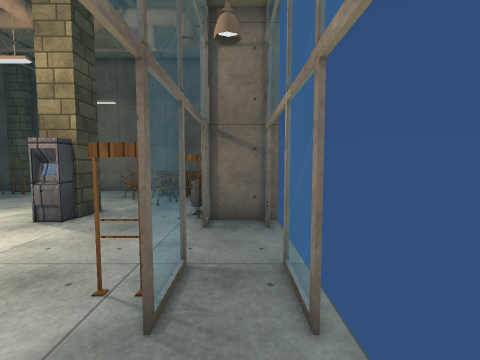
[1] (above)

24 first-person views from a walk through a Unity game level. The camera is 1.5 m above the floor, tilts 4° down and sees 90° across. Doors are open. The floor is counted in squares, 1 m on a side. Each view is taken from the middle of a square. On the plan, view 1 faces up. The plan holds only what a view shows up to about 13 squares ahead; the rest is blank. The place goes on beyond the plan. The player character is not drawn. Some animated figures are left out. Some surface patterns are stand-ins.

[2]
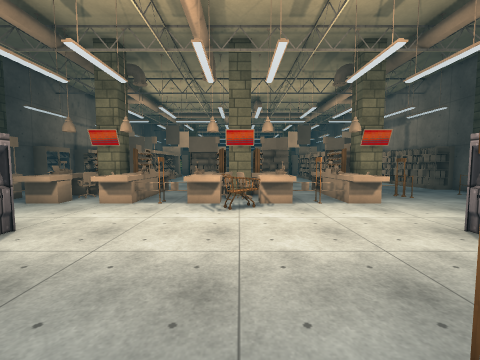

[3]
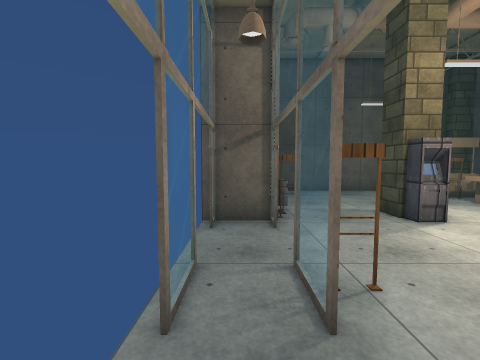

[4]
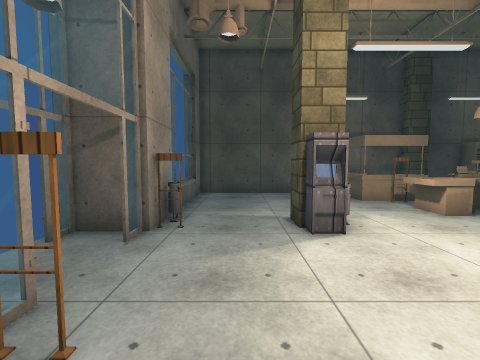

[5]
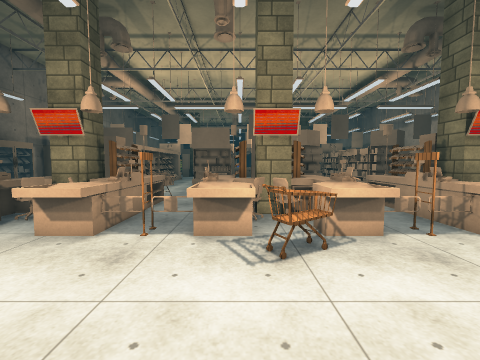

[6]
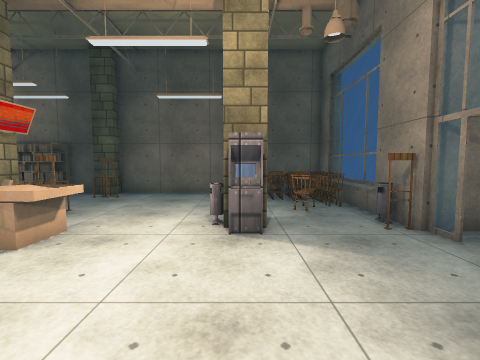

[7]
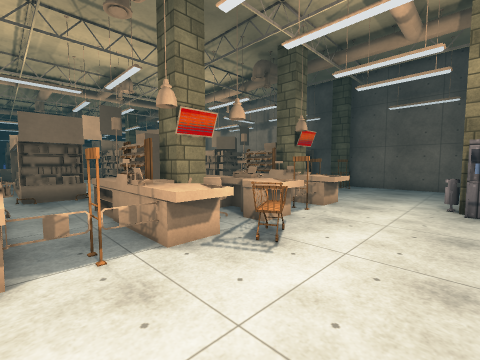

[8]
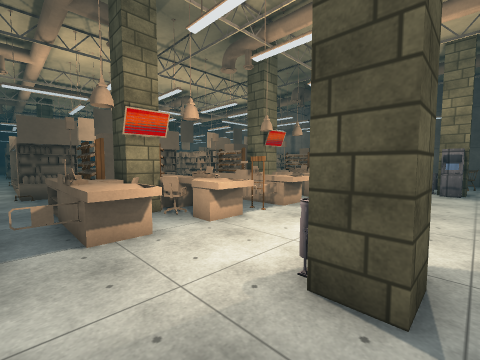

[9]
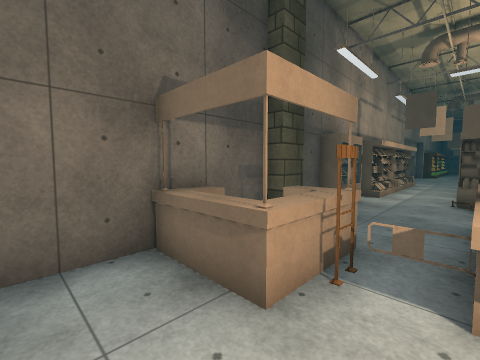

[10]
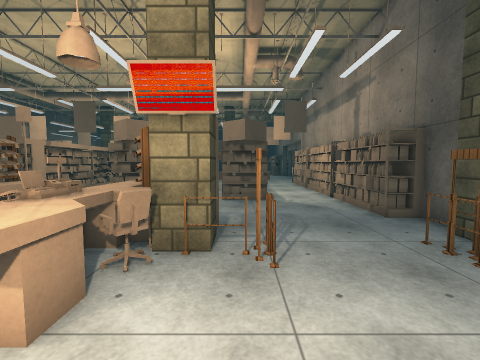

[11]
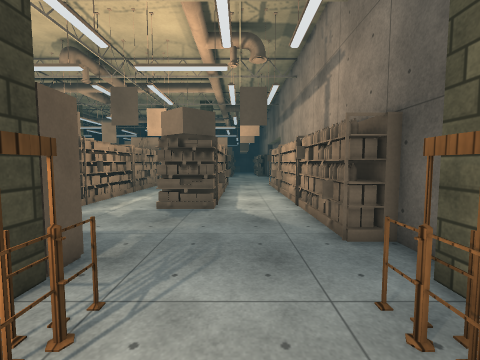

[12]
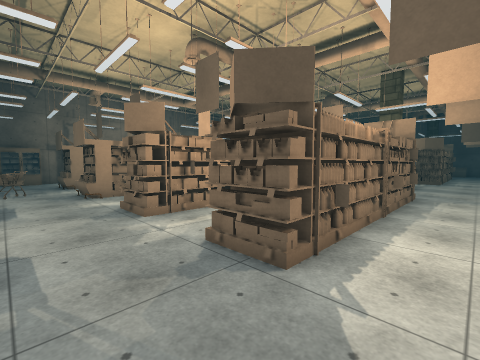

[13]
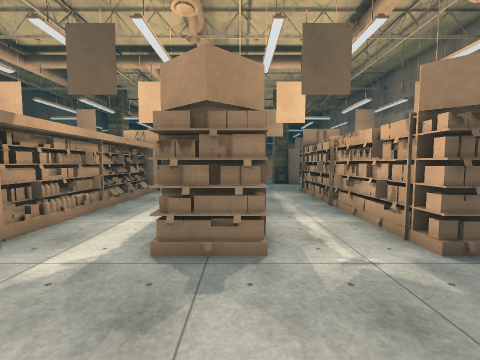

[14]
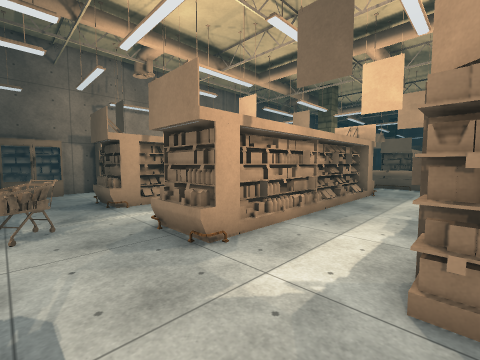

[15]
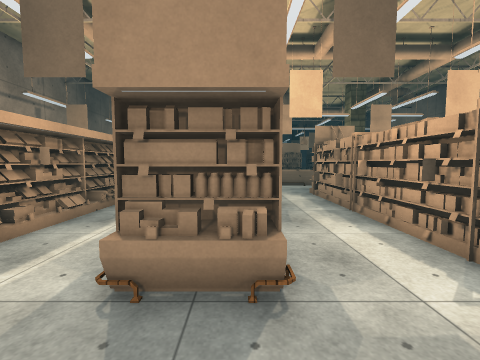

[16]
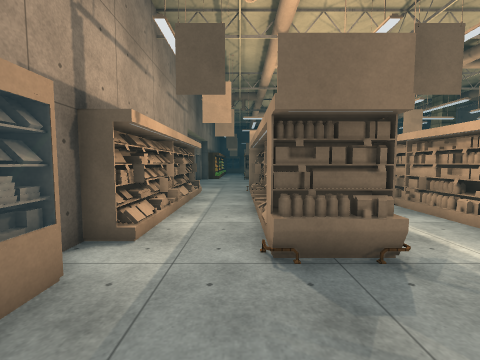

[17]
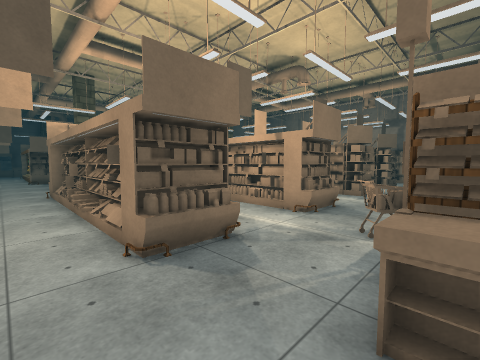

[18]
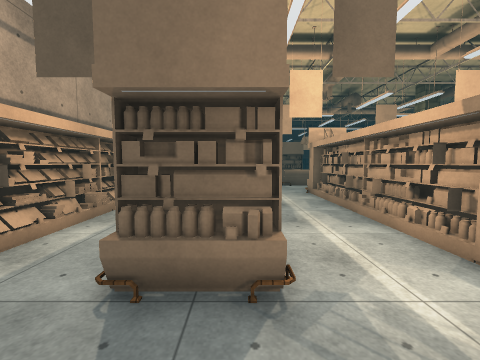

[19]
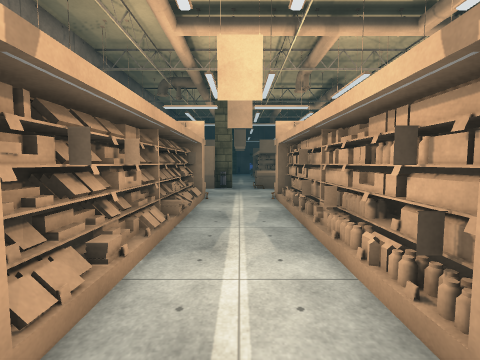

[20]
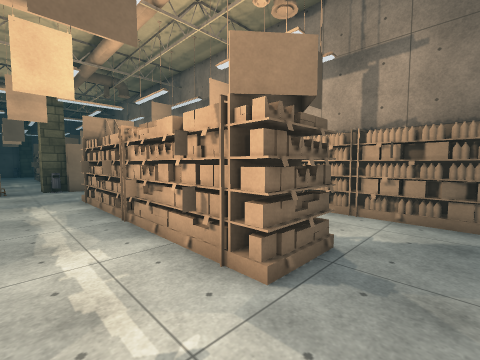

[21]
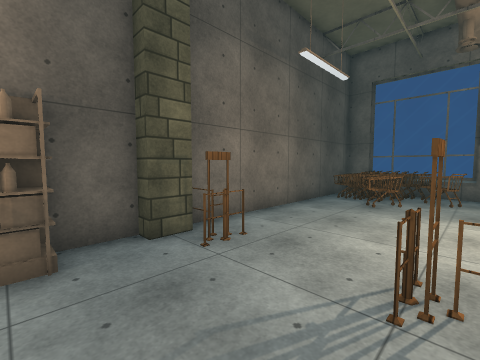

[22]
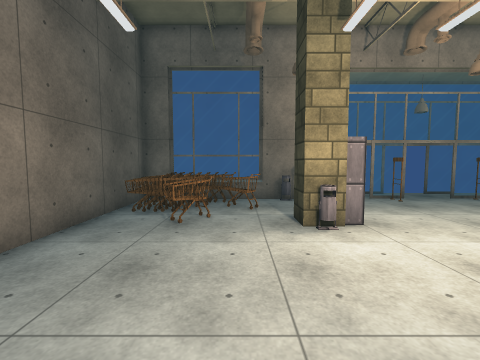

[23]
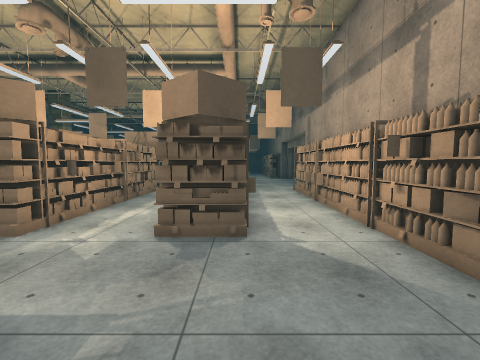

[24]
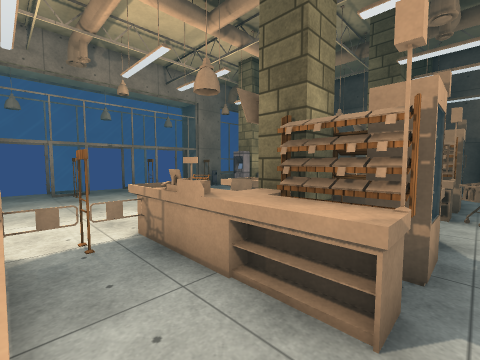

### Floor plan
Key: @ floor where view 1 was taken; # wall or solid block; . floor; D open door; = window, fence, low wall or low ledge; C column; A cart; B bin; M cash machine; S shelf; O other object.
Columns run from 26 left of view 1 to 1 right of it. Each row starts with its distance up from view 1.
 13      OOO#OOOO#C###########
 12  OOOOOOOOOOOO..O......AOO#
 11 .....................AAOO#
 10 .....................AAAA#
  9 OOOOOOOOOO.............AA#
  8 OOOOOOOOOO.....O.......A.#
  7 OOOOOOOOOO...OCO....BC...B
  6 .............SOOOO...M...O##
  5 .............OOOOO.......D.D
  4 OOOOOOOOOO.......O.......D.D
  3 OOOOOOOOOO...OOOOO.......O.=
  2 ........O....SOOOOA......D.D
  1 ............OOCCO.A......D.D
  0 .............SOOOO.......D@D
 -1 OOOOOOOOOO...OOOOO.......O.=
 -2 OOOOOOOOOO.......O.......D.D
 -3 ...........OOOOOOO.......D.D
 -4 ............OSOOOO...M...###
 -5 ............OOCC....BC..BO
 -6 OOOOOOOOOO...S#OOO.......#
 -7 OOOOOOOOOO...OOOOO.......=
 -8 .................O.......=
 -9 ................OOO......=
-10  OOOOOOOO.OOO.C.OOO......##
-11  OOOO###O##O##############

Where each view was taken, in squares from view 1:
view 1: 0 up, 0 right, facing up
view 2: 1 up, 0 right, facing left
view 3: 2 up, 0 right, facing down
view 4: 1 up, 3 left, facing down
view 5: 0 up, 4 left, facing left
view 6: 1 up, 5 left, facing up
view 7: 3 down, 5 left, facing up-left
view 8: 8 down, 4 left, facing up-left
view 9: 7 down, 6 left, facing down-left
view 10: 8 up, 7 left, facing left
view 11: 10 up, 9 left, facing left
view 12: 11 up, 14 left, facing down-left
view 13: 4 up, 13 left, facing left
view 14: 3 up, 14 left, facing down-left
view 15: 1 down, 14 left, facing left
view 16: 8 down, 13 left, facing left
view 17: 9 down, 13 left, facing up-left
view 18: 6 down, 14 left, facing left
view 19: 4 down, 16 left, facing left
view 20: 5 up, 15 left, facing up-left
view 21: 8 up, 14 left, facing up-right
view 22: 9 up, 11 left, facing right
view 23: 9 up, 12 left, facing left
view 24: 5 up, 14 left, facing down-right
